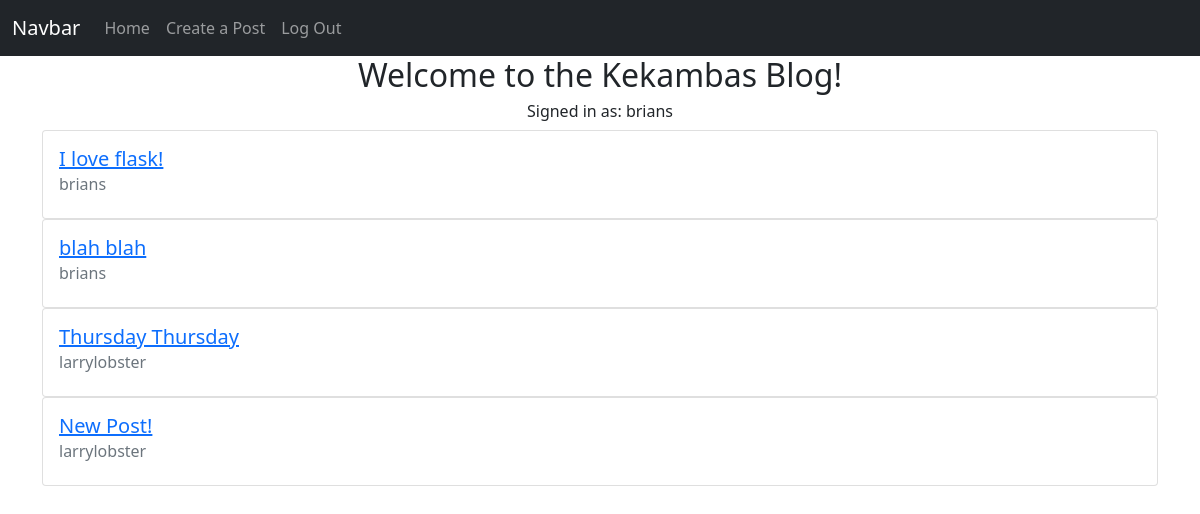
Page / (signed in) on the earlier database version.
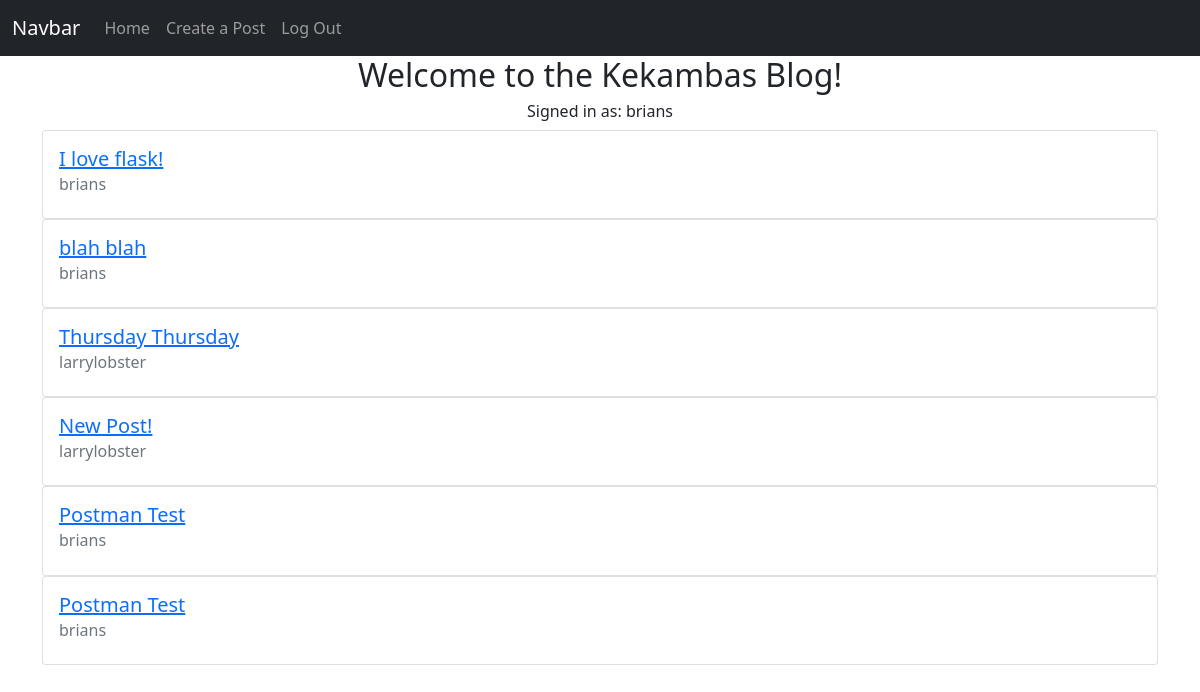
Same page on the later database version.
### app/models.py (models this page shows, shortened)
class User(db.Model, UserMixin):
    id = db.Column(db.Integer, primary_key=True)
    email = db.Column(db.String(50), nullable=False, unique=True)
    username = db.Column(db.String(50), nullable=False, unique=True)
    password = db.Column(db.String(256), nullable=False)
    date_created = db.Column(db.DateTime, nullable=False, default=datetime.utcnow) # Coordinated Universal Time (always save it to this time when storing, and convert it later on front end)
    posts = db.relationship('Post', backref='author', lazy='dynamic')

class Post(db.Model):
    id = db.Column(db.Integer, primary_key=True)
    title = db.Column(db.String(50), nullable=False)
    body = db.Column(db.String(255), nullable=False)
    date_created = db.Column(db.DateTime, nullable=False, default=datetime.utcnow)
    user_id = db.Column(db.Integer, db.ForeignKey('user.id')) # SQL Equivalent = FOREIGN KEY(user_id) REFERENCES user(id)

### app/routes.py (the view)
@app.route('/')
def index():   # also an endpoint
    posts = Post.query.all()
    return render_template('index.html', posts=posts)

### app/models.py (called while the page is built)
@login.user_loader
def load_user(user_id):
    return User.query.get(user_id)

### app/templates/index.html (shortened to what this page needs)
{% extends 'base.html' %}
{% block content %}
<h2 class="text-center">Welcome to the Kekambas Blog!</h2>
{% if current_user.is_authenticated %}
    <h6 class="text-center">Signed in as: {{ current_user.username }}</h6>
    {% for post in posts %}
    <div class="card">
        <div class="card-body">
            <a href="{{ url_for('view_post', post_id=post.id) }}">
                <h5 class="card-title">{{ post.title }}</h5>
            </a>
                <h6 class="card-subtitle mb-2 text-muted">{{ post.author.username }}</h6>
        </div>
    </div>
    {% endfor %}
{% else %}
    <h4 class="text-center">Please Sign Up or Log In to view posts</h4>
{% endif %}
{% endblock content %}

### app/templates/base.html (shortened to what this page needs)
<!DOCTYPE html>
<html lang="en">
    <head>
        <link rel="stylesheet" href="https://cdnjs.cloudflare.com/ajax/libs/twitter-bootstrap/5.1.0/css/bootstrap.min.css">
        <link rel="stylesheet" href="https://cdnjs.cloudflare.com/ajax/libs/font-awesome/5.15.4/css/all.min.css">
    </head>
    <body>
        <nav class="navbar navbar-expand-lg navbar-dark bg-dark">
            <div class="container-fluid">
                <a class="navbar-brand" href="#">Navbar</a>
                <div class="collapse navbar-collapse" id="navbarNavAltMarkup">
                <div class="navbar-nav">
                    <a class="nav-link" aria-current="page" href="{{ url_for('index') }}">Home</a>
                    {% if current_user.is_authenticated %}
                        <a class="nav-link" href="{{ url_for('create') }}">Create a Post</a>
                        <a class="nav-link" href="{{ url_for('logout') }}">Log Out</a>
                    {% else %}
                        <a class="nav-link" href="{{ url_for('signup') }}">Sign Up</a>
                        <a class="nav-link" href="{{ url_for('login')}}">Log In</a>
                    {% endif %}
                </div>
                </div>
            </div>
        </nav>
        <div class="container">
            {% block content %}{% endblock content %}
        </div>
    </body>
</html>

Differences in the rows shown:
added Post: title "Postman Test", author.username "brians"
added Post: title "Postman Test", author.username "brians"
